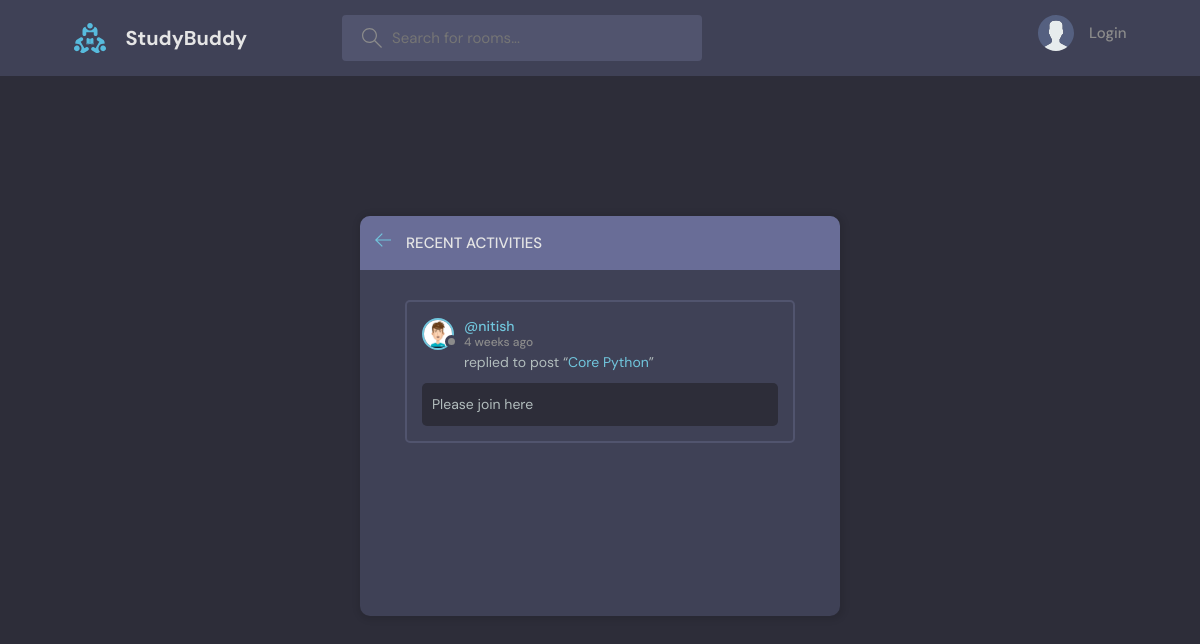
Before: /activity with the older database file.
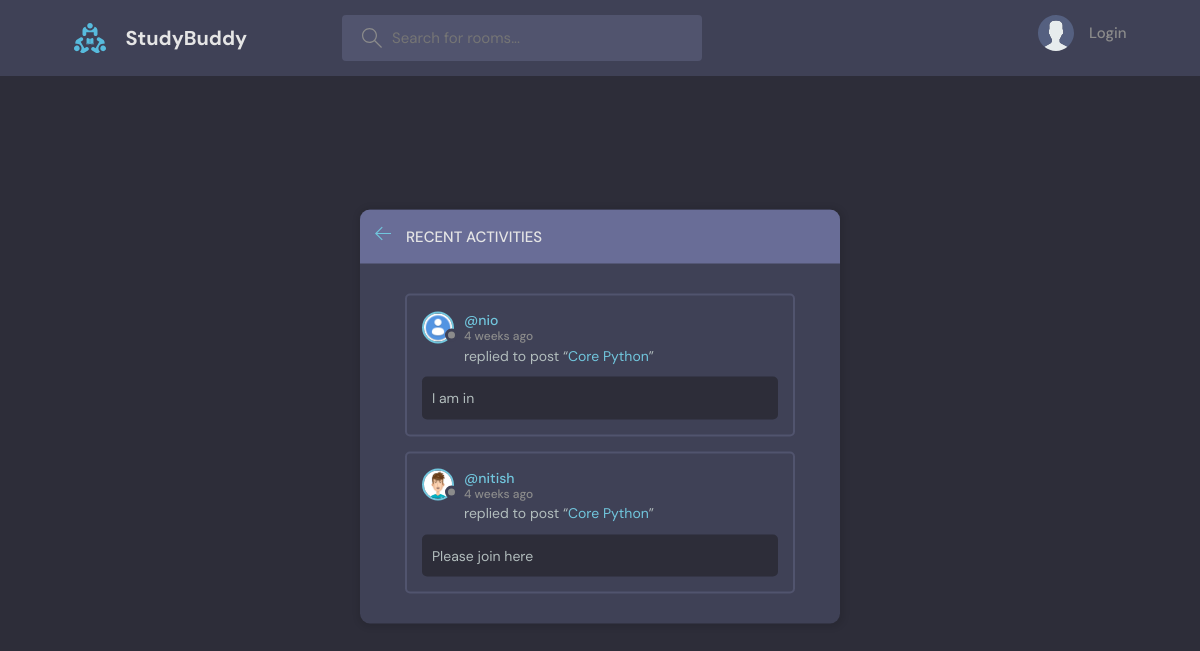
After: the same page with the newer database file.
### base/models.py (models this page shows, shortened)
class Message(models.Model):
    user = models.ForeignKey(User, on_delete=models.CASCADE)
    room = models.ForeignKey(Room, on_delete=models.CASCADE)
    body = models.TextField()
    updated = models.DateTimeField(auto_now=True)
    created = models.DateTimeField(auto_now_add=True)
    class Meta:
        ordering = ['-updated', '-created'] # - means descending order

class User(AbstractUser):
    name = models.CharField(max_length=255, null=True)
    email = models.EmailField(unique=True, null=True)
    bio = models.TextField(null=True)
    avatar = models.ImageField(null=True, default='dp.jpg')
    USERNAME_FIELD = 'email'
    REQUIRED_FIELDS = []

class Room(models.Model):
    host = models.ForeignKey(User, on_delete=models.SET_NULL, null=True)
    topic = models.ForeignKey(Topic, on_delete=models.SET_NULL, null=True)
    name = models.CharField(max_length=200)
    description = models.TextField(null=True, blank=True)
    participants = models.ManyToManyField(User, related_name='participants', blank=True) # many to many relationship
    updated = models.DateTimeField(auto_now=True)
    created = models.DateField(auto_now_add=True)
    class Meta:
        ordering = ['-updated', '-created'] # - means descending order

### base/views.py (the view)
# urls.py: path('activity', views.activityPage, name='activity'),
def activityPage(request):
    room_messages = Message.objects.all()
    context = {'room_messages':room_messages}
    return render(request, 'base/activity.html', context)

### base/templates/base/activity.html (shortened to what this page needs)
{% extends 'main.html' %}
{% block content %}
{% load static %}
    <main class="layout">
      <div class="container">
        <div class="layout__box">
          <div class="layout__boxHeader">
            <div class="layout__boxTitle">
              <a href="{% url 'home' %}">
                <svg version="1.1" xmlns="http://www.w3.org/2000/svg" width="32" height="32" viewBox="0 0 32 32">
                  <title>arrow-left</title>
                  <path
                    d="M13.723 2.286l-13.723 13.714 13.719 13.714 1.616-1.611-10.96-10.96h27.625v-2.286h-27.625l10.965-10.965-1.616-1.607z"
                  ></path>
                </svg>
              </a>
              <h3>Recent Activities</h3>
            </div>
          </div>
          <div class="activities-page layout__body">
            {% for room_message in room_messages %}
            <div class="activities__box">
              <div class="activities__boxHeader roomListRoom__header">
                <a href="{% url 'profile' room_message.user.id %}" class="roomListRoom__author">
                  <div class="avatar avatar--small">
                    <img src="{{room_message.user.avatar.url}}" />
                  </div>
                  <p>
                    @{{room_message.user.username}}
                    <span>{{room_message.created|timesince}} ago</span>
                  </p>
                </a>
              </div>
              <div class="activities__boxContent">
                <p>replied to post “<a href="{% url 'room' room_message.room.id %}">{{room_message.room.name}}</a>”</p>
                <div class="activities__boxRoomContent">
                  {{room_message.body}}
                </div>
              </div>
            </div>
          {% endfor %}
          </div>
        </div>
      </div>
    </main>
{% endblock content %}

Changed rows visible on the page:
added Message: user.avatar (picture), user.username "nio", created "4 weeks", room.name "Core Python", body "I am in"
